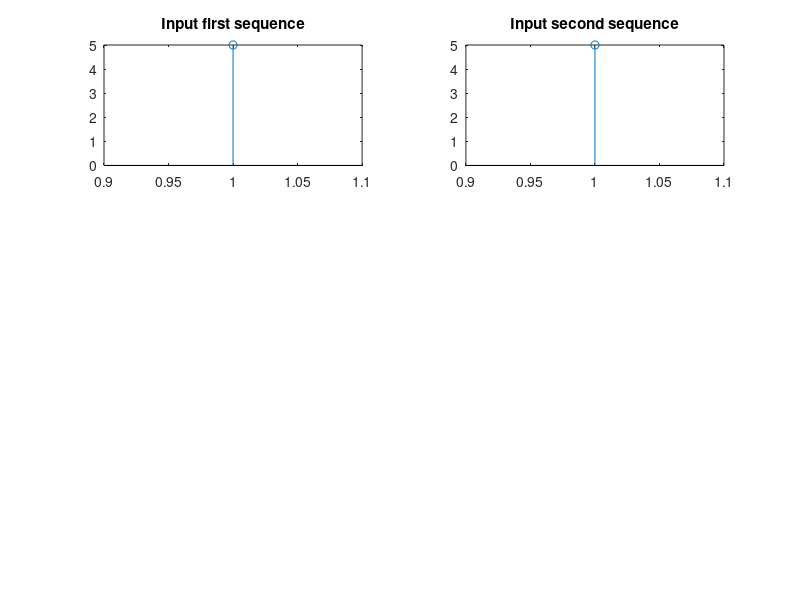

Write the MATLAB code that produced this figure. (Note: this script raises an error after producing the figure.)
%Program for Circular convolution for 4 point sequence & Linear Convolution & 8 point sequence(Zero padding)showing alising effect Property

clear all;
clc;
N=input('Sequence length=');
x1=input('enter the first seq=');
x2=input('enter the second seq=');

subplot(321);
stem(abs(x1));
title('Input first sequence');

subplot(322);
stem(abs(x2));
title('Input second sequence')


for m=1:N
    C(m)=0;
    for n=1:N
        i=m-n+1;
        if(i<=0)
            i=N+i;
        end
            C(m)=C(m)+x1(n)*x2(i);
    end
end

subplot(323);
stem(abs(C));
title('Circular convolution');

n1=length(x1);
n2=length(x2);

N=n1+n2-1;
L=[zeros(1,N)];

for i=1:n1
    for k=1:n2
        a(i,k)=x1(k)*x2(i);
        L(i+k-1)=L(i+k-1)+a(i,k);
    end
end


subplot(324);
stem(abs(L));
title('Linear convolution');

x3=[x1 zeros(1,N-n1)];
x4=[x2 zeros(1,N-n2)];

for m=1:N
    RC(m)=0;
    for n=1:N
        i=m-n+1;
        if(i<=0)
            i=N+i;
        end
            RC(m)=RC(m)+x3(n)*x4(i);
    end
end
subplot(325);
stem(abs(RC));
title('Reconvolution-apending zeros to input sequence')